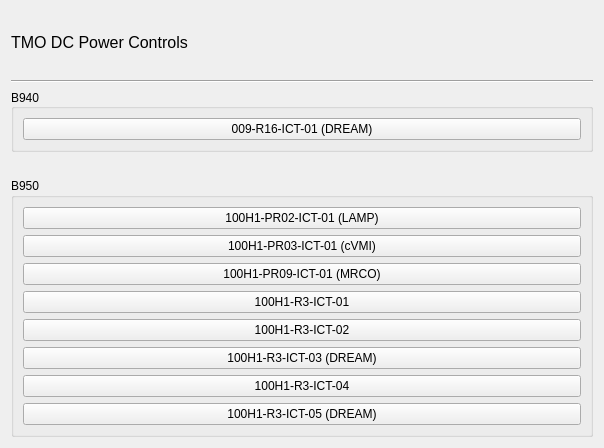
<?xml version="1.0" encoding="UTF-8"?>
<ui version="4.0">
 <class>Form</class>
 <widget class="QWidget" name="Form">
  <property name="geometry">
   <rect>
    <x>0</x>
    <y>0</y>
    <width>604</width>
    <height>448</height>
   </rect>
  </property>
  <property name="windowTitle">
   <string>TMO ICT Screen</string>
  </property>
  <property name="autoFillBackground">
   <bool>false</bool>
  </property>
  <layout class="QVBoxLayout" name="verticalLayout_5">
   <item>
    <widget class="QLabel" name="label">
     <property name="font">
      <font>
       <pointsize>12</pointsize>
      </font>
     </property>
     <property name="text">
      <string>TMO DC Power Controls</string>
     </property>
    </widget>
   </item>
   <item>
    <widget class="Line" name="line">
     <property name="orientation">
      <enum>Qt::Horizontal</enum>
     </property>
    </widget>
   </item>
   <item>
    <widget class="QGroupBox" name="groupBox">
     <property name="layoutDirection">
      <enum>Qt::LeftToRight</enum>
     </property>
     <property name="title">
      <string>B940</string>
     </property>
     <property name="alignment">
      <set>Qt::AlignLeading|Qt::AlignLeft|Qt::AlignVCenter</set>
     </property>
     <layout class="QVBoxLayout" name="verticalLayout">
      <item>
       <widget class="PyDMShellCommand" name="PyDMShellCommand_4">
        <property name="toolTip">
         <string/>
        </property>
        <property name="text">
         <string>009-R16-ICT-01 (DREAM)</string>
        </property>
        <property name="alarmSensitiveContent" stdset="0">
         <bool>false</bool>
        </property>
        <property name="alarmSensitiveBorder" stdset="0">
         <bool>true</bool>
        </property>
        <property name="PyDMToolTip" stdset="0">
         <string/>
        </property>
        <property name="channel" stdset="0">
         <string/>
        </property>
        <property name="showConfirmDialog" stdset="0">
         <bool>false</bool>
        </property>
        <property name="confirmMessage" stdset="0">
         <string>Are you sure you want to proceed?</string>
        </property>
        <property name="environmentVariables" stdset="0">
         <string/>
        </property>
        <property name="showIcon" stdset="0">
         <bool>false</bool>
        </property>
        <property name="redirectCommandOutput" stdset="0">
         <bool>false</bool>
        </property>
        <property name="allowMultipleExecutions" stdset="0">
         <bool>false</bool>
        </property>
        <property name="titles" stdset="0">
         <stringlist/>
        </property>
        <property name="commands" stdset="0">
         <stringlist>
          <string>/reg/g/pcds/epics/ioc/tmo/dc_power/ict/R1.0.0/build/iocBoot/ioc-tmo-plv-pdu-01/edm-ioc-tmo-plv-pdu-01.cmd</string>
         </stringlist>
        </property>
        <property name="passwordProtected" stdset="0">
         <bool>false</bool>
        </property>
        <property name="password" stdset="0">
         <string/>
        </property>
        <property name="protectedPassword" stdset="0">
         <string/>
        </property>
       </widget>
      </item>
     </layout>
    </widget>
   </item>
   <item>
    <spacer name="horizontalSpacer">
     <property name="orientation">
      <enum>Qt::Horizontal</enum>
     </property>
     <property name="sizeHint" stdset="0">
      <size>
       <width>40</width>
       <height>20</height>
      </size>
     </property>
    </spacer>
   </item>
   <item>
    <widget class="QGroupBox" name="groupBox_2">
     <property name="title">
      <string>B950</string>
     </property>
     <layout class="QVBoxLayout" name="verticalLayout_2">
      <item>
       <widget class="PyDMShellCommand" name="PyDMShellCommand_2">
        <property name="toolTip">
         <string/>
        </property>
        <property name="text">
         <string>100H1-PR02-ICT-01 (LAMP)</string>
        </property>
        <property name="alarmSensitiveContent" stdset="0">
         <bool>false</bool>
        </property>
        <property name="alarmSensitiveBorder" stdset="0">
         <bool>true</bool>
        </property>
        <property name="PyDMToolTip" stdset="0">
         <string/>
        </property>
        <property name="channel" stdset="0">
         <string/>
        </property>
        <property name="showConfirmDialog" stdset="0">
         <bool>false</bool>
        </property>
        <property name="confirmMessage" stdset="0">
         <string>Are you sure you want to proceed?</string>
        </property>
        <property name="environmentVariables" stdset="0">
         <string/>
        </property>
        <property name="showIcon" stdset="0">
         <bool>false</bool>
        </property>
        <property name="redirectCommandOutput" stdset="0">
         <bool>false</bool>
        </property>
        <property name="allowMultipleExecutions" stdset="0">
         <bool>false</bool>
        </property>
        <property name="titles" stdset="0">
         <stringlist/>
        </property>
        <property name="commands" stdset="0">
         <stringlist>
          <string>/reg/g/pcds/epics-dev/kaushikm/ioc/tmo/ict/build/iocBoot/ioc-tmo-lamp-plv-pdu-01/edm-ioc-tmo-lamp-plv-pdu-01.cmd</string>
         </stringlist>
        </property>
        <property name="passwordProtected" stdset="0">
         <bool>false</bool>
        </property>
        <property name="password" stdset="0">
         <string/>
        </property>
        <property name="protectedPassword" stdset="0">
         <string/>
        </property>
       </widget>
      </item>
      <item>
       <widget class="PyDMShellCommand" name="PyDMShellCommand">
        <property name="toolTip">
         <string/>
        </property>
        <property name="text">
         <string>100H1-PR03-ICT-01 (cVMI)</string>
        </property>
        <property name="alarmSensitiveContent" stdset="0">
         <bool>false</bool>
        </property>
        <property name="alarmSensitiveBorder" stdset="0">
         <bool>true</bool>
        </property>
        <property name="PyDMToolTip" stdset="0">
         <string/>
        </property>
        <property name="channel" stdset="0">
         <string/>
        </property>
        <property name="showConfirmDialog" stdset="0">
         <bool>false</bool>
        </property>
        <property name="confirmMessage" stdset="0">
         <string>Are you sure you want to proceed?</string>
        </property>
        <property name="environmentVariables" stdset="0">
         <string/>
        </property>
        <property name="showIcon" stdset="0">
         <bool>false</bool>
        </property>
        <property name="redirectCommandOutput" stdset="0">
         <bool>false</bool>
        </property>
        <property name="allowMultipleExecutions" stdset="0">
         <bool>false</bool>
        </property>
        <property name="titles" stdset="0">
         <stringlist/>
        </property>
        <property name="commands" stdset="0">
         <stringlist>
          <string>/reg/g/pcds/epics-dev/kaushikm/ioc/tmo/ict/build/iocBoot/ioc-tmo-cvmi-plv-pdu-01/edm-ioc-tmo-cvmi-plv-pdu-01.cmd</string>
         </stringlist>
        </property>
        <property name="passwordProtected" stdset="0">
         <bool>false</bool>
        </property>
        <property name="password" stdset="0">
         <string/>
        </property>
        <property name="protectedPassword" stdset="0">
         <string/>
        </property>
       </widget>
      </item>
      <item>
       <widget class="PyDMShellCommand" name="PyDMShellCommand_3">
        <property name="toolTip">
         <string/>
        </property>
        <property name="text">
         <string>100H1-PR09-ICT-01 (MRCO)</string>
        </property>
        <property name="alarmSensitiveContent" stdset="0">
         <bool>false</bool>
        </property>
        <property name="alarmSensitiveBorder" stdset="0">
         <bool>true</bool>
        </property>
        <property name="PyDMToolTip" stdset="0">
         <string/>
        </property>
        <property name="channel" stdset="0">
         <string/>
        </property>
        <property name="showConfirmDialog" stdset="0">
         <bool>false</bool>
        </property>
        <property name="confirmMessage" stdset="0">
         <string>Are you sure you want to proceed?</string>
        </property>
        <property name="environmentVariables" stdset="0">
         <string/>
        </property>
        <property name="showIcon" stdset="0">
         <bool>false</bool>
        </property>
        <property name="redirectCommandOutput" stdset="0">
         <bool>false</bool>
        </property>
        <property name="allowMultipleExecutions" stdset="0">
         <bool>false</bool>
        </property>
        <property name="titles" stdset="0">
         <stringlist/>
        </property>
        <property name="commands" stdset="0">
         <stringlist>
          <string>/reg/g/pcds/epics-dev/kaushikm/ioc/tmo/ict/build/iocBoot/ioc-tmo-mrco-plv-pdu-01/edm-ioc-tmo-mrco-plv-pdu-01.cmd</string>
         </stringlist>
        </property>
        <property name="passwordProtected" stdset="0">
         <bool>false</bool>
        </property>
        <property name="password" stdset="0">
         <string/>
        </property>
        <property name="protectedPassword" stdset="0">
         <string/>
        </property>
       </widget>
      </item>
      <item>
       <widget class="PyDMShellCommand" name="PyDMShellCommand_5">
        <property name="toolTip">
         <string/>
        </property>
        <property name="text">
         <string>100H1-R3-ICT-01</string>
        </property>
        <property name="alarmSensitiveContent" stdset="0">
         <bool>false</bool>
        </property>
        <property name="alarmSensitiveBorder" stdset="0">
         <bool>true</bool>
        </property>
        <property name="PyDMToolTip" stdset="0">
         <string/>
        </property>
        <property name="channel" stdset="0">
         <string/>
        </property>
        <property name="showConfirmDialog" stdset="0">
         <bool>false</bool>
        </property>
        <property name="confirmMessage" stdset="0">
         <string>Are you sure you want to proceed?</string>
        </property>
        <property name="environmentVariables" stdset="0">
         <string/>
        </property>
        <property name="showIcon" stdset="0">
         <bool>false</bool>
        </property>
        <property name="redirectCommandOutput" stdset="0">
         <bool>false</bool>
        </property>
        <property name="allowMultipleExecutions" stdset="0">
         <bool>false</bool>
        </property>
        <property name="titles" stdset="0">
         <stringlist/>
        </property>
        <property name="commands" stdset="0">
         <stringlist>
          <string>/reg/g/pcds/epics/ioc/tmo/dc_power/ict/R1.0.0/build/iocBoot/ioc-tmo-plv-pdu-02/edm-ioc-tmo-plv-pdu-02.cmd</string>
         </stringlist>
        </property>
        <property name="passwordProtected" stdset="0">
         <bool>false</bool>
        </property>
        <property name="password" stdset="0">
         <string/>
        </property>
        <property name="protectedPassword" stdset="0">
         <string/>
        </property>
       </widget>
      </item>
      <item>
       <widget class="PyDMShellCommand" name="PyDMShellCommand_6">
        <property name="toolTip">
         <string/>
        </property>
        <property name="text">
         <string>100H1-R3-ICT-02</string>
        </property>
        <property name="alarmSensitiveContent" stdset="0">
         <bool>false</bool>
        </property>
        <property name="alarmSensitiveBorder" stdset="0">
         <bool>true</bool>
        </property>
        <property name="PyDMToolTip" stdset="0">
         <string/>
        </property>
        <property name="channel" stdset="0">
         <string/>
        </property>
        <property name="showConfirmDialog" stdset="0">
         <bool>false</bool>
        </property>
        <property name="confirmMessage" stdset="0">
         <string>Are you sure you want to proceed?</string>
        </property>
        <property name="environmentVariables" stdset="0">
         <string/>
        </property>
        <property name="showIcon" stdset="0">
         <bool>false</bool>
        </property>
        <property name="redirectCommandOutput" stdset="0">
         <bool>false</bool>
        </property>
        <property name="allowMultipleExecutions" stdset="0">
         <bool>false</bool>
        </property>
        <property name="titles" stdset="0">
         <stringlist/>
        </property>
        <property name="commands" stdset="0">
         <stringlist>
          <string>/reg/g/pcds/epics/ioc/tmo/dc_power/ict/R1.0.0/build/iocBoot/ioc-tmo-plv-pdu-03/edm-ioc-tmo-plv-pdu-03.cmd</string>
         </stringlist>
        </property>
        <property name="passwordProtected" stdset="0">
         <bool>false</bool>
        </property>
        <property name="password" stdset="0">
         <string/>
        </property>
        <property name="protectedPassword" stdset="0">
         <string/>
        </property>
       </widget>
      </item>
      <item>
       <widget class="PyDMShellCommand" name="PyDMShellCommand_7">
        <property name="toolTip">
         <string/>
        </property>
        <property name="text">
         <string>100H1-R3-ICT-03 (DREAM)</string>
        </property>
        <property name="alarmSensitiveContent" stdset="0">
         <bool>false</bool>
        </property>
        <property name="alarmSensitiveBorder" stdset="0">
         <bool>true</bool>
        </property>
        <property name="PyDMToolTip" stdset="0">
         <string/>
        </property>
        <property name="channel" stdset="0">
         <string/>
        </property>
        <property name="showConfirmDialog" stdset="0">
         <bool>false</bool>
        </property>
        <property name="confirmMessage" stdset="0">
         <string>Are you sure you want to proceed?</string>
        </property>
        <property name="environmentVariables" stdset="0">
         <string/>
        </property>
        <property name="showIcon" stdset="0">
         <bool>false</bool>
        </property>
        <property name="redirectCommandOutput" stdset="0">
         <bool>false</bool>
        </property>
        <property name="allowMultipleExecutions" stdset="0">
         <bool>false</bool>
        </property>
        <property name="titles" stdset="0">
         <stringlist/>
        </property>
        <property name="commands" stdset="0">
         <stringlist>
          <string>/reg/g/pcds/epics/ioc/tmo/dc_power/ict/R1.0.0/build/iocBoot/ioc-tmo-plv-pdu-04/edm-ioc-tmo-plv-pdu-04.cmd</string>
         </stringlist>
        </property>
        <property name="passwordProtected" stdset="0">
         <bool>false</bool>
        </property>
        <property name="password" stdset="0">
         <string/>
        </property>
        <property name="protectedPassword" stdset="0">
         <string/>
        </property>
       </widget>
      </item>
      <item>
       <widget class="PyDMShellCommand" name="PyDMShellCommand_8">
        <property name="toolTip">
         <string/>
        </property>
        <property name="text">
         <string>100H1-R3-ICT-04</string>
        </property>
        <property name="alarmSensitiveContent" stdset="0">
         <bool>false</bool>
        </property>
        <property name="alarmSensitiveBorder" stdset="0">
         <bool>true</bool>
        </property>
        <property name="PyDMToolTip" stdset="0">
         <string/>
        </property>
        <property name="channel" stdset="0">
         <string/>
        </property>
        <property name="showConfirmDialog" stdset="0">
         <bool>false</bool>
        </property>
        <property name="confirmMessage" stdset="0">
         <string>Are you sure you want to proceed?</string>
        </property>
        <property name="environmentVariables" stdset="0">
         <string/>
        </property>
        <property name="showIcon" stdset="0">
         <bool>false</bool>
        </property>
        <property name="redirectCommandOutput" stdset="0">
         <bool>false</bool>
        </property>
        <property name="allowMultipleExecutions" stdset="0">
         <bool>false</bool>
        </property>
        <property name="titles" stdset="0">
         <stringlist/>
        </property>
        <property name="commands" stdset="0">
         <stringlist>
          <string>/reg/g/pcds/epics/ioc/tmo/dc_power/ict/R1.0.0/build/iocBoot/ioc-tmo-plv-pdu-05/edm-ioc-tmo-plv-pdu-05.cmd</string>
         </stringlist>
        </property>
        <property name="passwordProtected" stdset="0">
         <bool>false</bool>
        </property>
        <property name="password" stdset="0">
         <string/>
        </property>
        <property name="protectedPassword" stdset="0">
         <string/>
        </property>
       </widget>
      </item>
      <item>
       <widget class="PyDMShellCommand" name="PyDMShellCommand_9">
        <property name="toolTip">
         <string/>
        </property>
        <property name="text">
         <string>100H1-R3-ICT-05 (DREAM)</string>
        </property>
        <property name="alarmSensitiveContent" stdset="0">
         <bool>false</bool>
        </property>
        <property name="alarmSensitiveBorder" stdset="0">
         <bool>true</bool>
        </property>
        <property name="PyDMToolTip" stdset="0">
         <string/>
        </property>
        <property name="channel" stdset="0">
         <string/>
        </property>
        <property name="showConfirmDialog" stdset="0">
         <bool>false</bool>
        </property>
        <property name="confirmMessage" stdset="0">
         <string>Are you sure you want to proceed?</string>
        </property>
        <property name="environmentVariables" stdset="0">
         <string/>
        </property>
        <property name="showIcon" stdset="0">
         <bool>false</bool>
        </property>
        <property name="redirectCommandOutput" stdset="0">
         <bool>false</bool>
        </property>
        <property name="allowMultipleExecutions" stdset="0">
         <bool>false</bool>
        </property>
        <property name="titles" stdset="0">
         <stringlist/>
        </property>
        <property name="commands" stdset="0">
         <stringlist>
          <string>/reg/g/pcds/epics/ioc/tmo/dc_power/ict/R1.0.0/build/iocBoot/ioc-tmo-plv-pdu-06/edm-ioc-tmo-plv-pdu-06.cmd</string>
         </stringlist>
        </property>
        <property name="passwordProtected" stdset="0">
         <bool>false</bool>
        </property>
        <property name="password" stdset="0">
         <string/>
        </property>
        <property name="protectedPassword" stdset="0">
         <string/>
        </property>
       </widget>
      </item>
     </layout>
    </widget>
   </item>
  </layout>
 </widget>
 <customwidgets>
  <customwidget>
   <class>PyDMShellCommand</class>
   <extends>QPushButton</extends>
   <header>pydm.widgets.shell_command</header>
  </customwidget>
 </customwidgets>
 <resources/>
 <connections/>
</ui>
